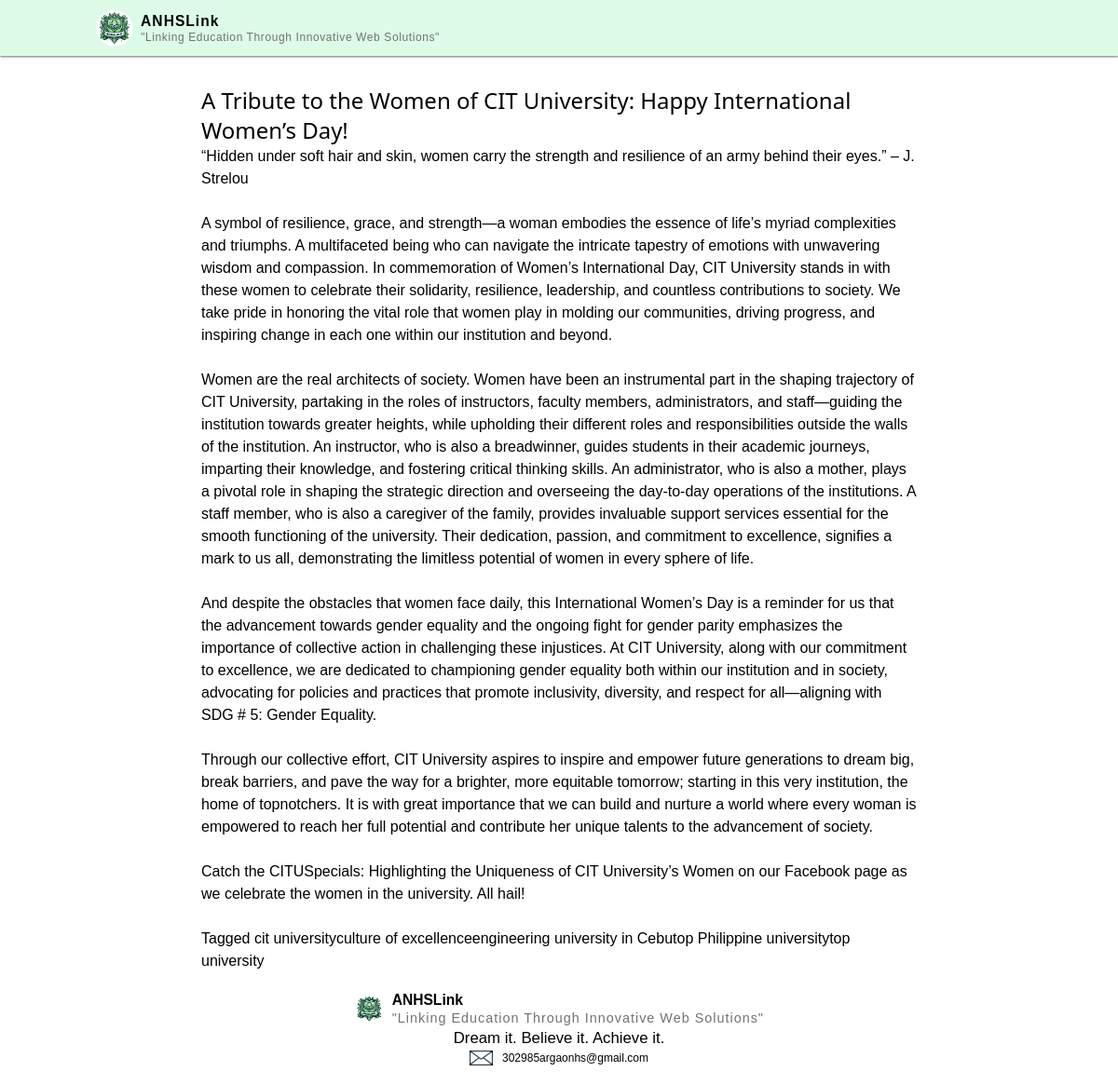
Page /post_detail/a-tribute-to-the-women-of-cit-university-happy-international-womens-day on the committed database.
### main/models.py (models this page shows, shortened)
class Post(models.Model):
    author = models.ForeignKey(User, on_delete=models.CASCADE)
    title = models.CharField (max_length=200)
    description = models.TextField()
    created_at = models.DateTimeField(auto_now_add=True)
    updated_at = models.DateTimeField(auto_now=True)
    slug = models.SlugField(max_length=200, default=uuid.uuid1)
    def __str__ (self):
        return self.title + "\n" + self.description

### main/views.py (the view)
# urls.py: path("post_detail/<slug:slug>",views.post_detail, name="post_detail"),
def post_detail(request,slug):
    post = get_object_or_404(Post,slug=slug)
    return render(request, 'registration/post_detail.html',{'post':post})

### authentication/templates/registration/post_detail.html (shortened to what this page needs)
{% extends "registration/base.html" %} {%load static%} {% block body %}
<div class="mt-8 flex justify-center">
  <div class="w-full md:w-3/4 lg:w-2/3 px-4">
    <div class="text-2xl">{{post.title}}</div>
    <p>{{post.description|linebreaksbr}}</p>
  </div>
</div>
{% endblock%}

### authentication/static/styles/styles.css (style rules this page uses)
body { margin: 0; padding: 0; }
p { font-family: sans-serif; }

### authentication/static/css/main.css (style rules this page uses)
html, :host { line-height: 1.5; -webkit-text-size-adjust: 100%; -moz-tab-size: 4; -o-tab-size: 4; tab-size: 4; font-family: ui-sans-serif, system-ui, sans-serif, "Apple Color Emoji", "Segoe UI Emoji", "Segoe UI Symbol", "Noto Color Emoji"; font-feature-settings: normal; font-variation-settings: normal; -webkit-tap-highlight-color: transparent; }
body { margin: 0; line-height: inherit; }
blockquote, dl, dd, h1, h2, h3, h4, h5, h6, hr, figure, p, pre { margin: 0; }
.mt-8 { margin-top: 2rem; }
.flex { display: flex; }
.w-full { width: 100%; }
.justify-center { justify-content: center; }
.px-4 { padding-left: 1rem; padding-right: 1rem; }
.text-2xl { font-size: 1.5rem; line-height: 2rem; }
@media (min-width: 768px) { .md\:w-3\/4 { width: 75%; } }
@media (min-width: 1024px) { .lg\:w-2\/3 { width: 66.666667%; } }

### rows in the picture
Post: title "A Tribute to the Women of CIT University: Happy International Women’s Day!", description "“Hidden under soft hair and skin, women carry the strength and resilience of an army behind their eyes.” – J. Strelou A symbol of resilience, grace, and strength—a woman embodies the essence of life’s myriad complexities and triumphs. A multifaceted being who can navigate the intricate tapestry of emotions with unwavering wisdom and compassion. In commemoration of Women’s International Day, CIT University stands in with these women to celebrate their solidarity, resilience, leadership, and countless contributions to society. We take pride in honoring the vital role that women play in molding our communities, driving progress, and inspiring change in each one within our institution and…"
